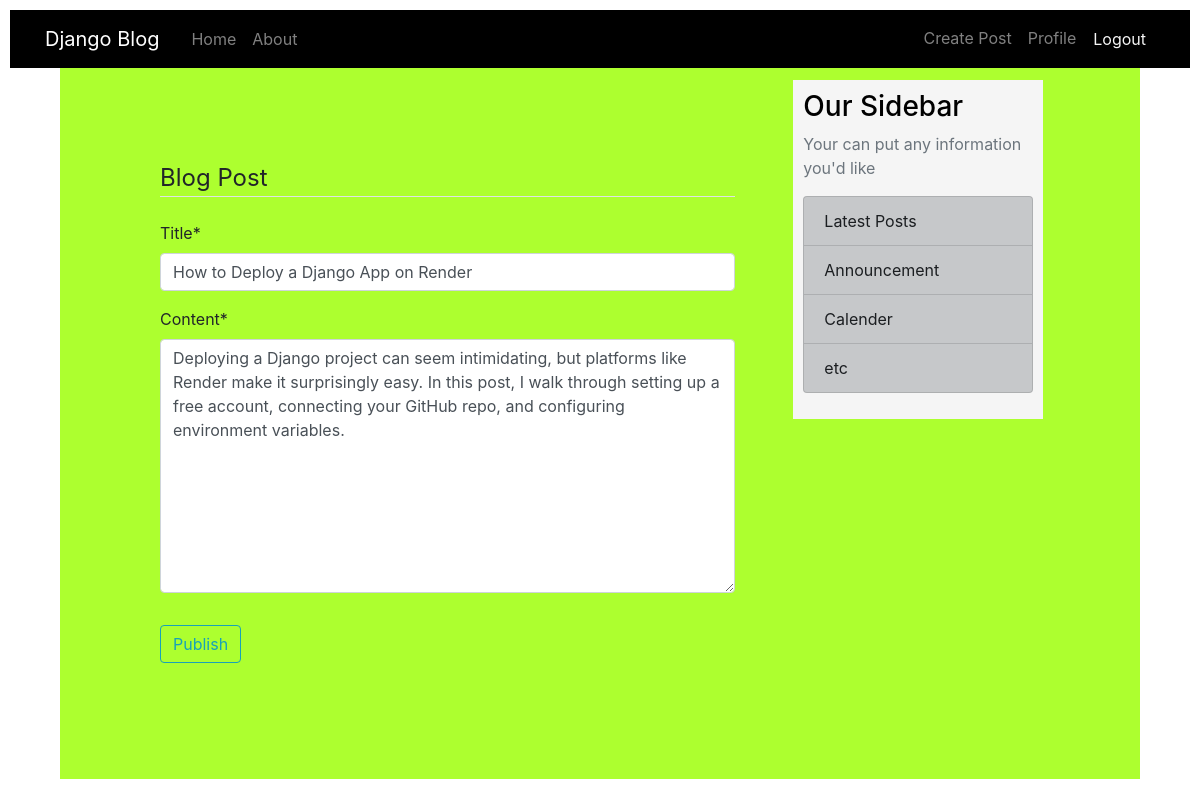
Page /blog/post/18/update/ (signed in) on the committed database.
### blog/models.py (models this page shows, shortened)
class Post(models.Model):
	title=models.CharField(max_length=200)
	content=models.TextField()
	date_posted=models.DateTimeField(default=timezone.now)#auto_now_add=True when we need only date when post is posted , default=timezone.now when we ant to chnage dtae modified
	author=models.ForeignKey(User,on_delete=models.CASCADE)#when we want unique author for his post and also delete post when author deleted

### blog/views.py (the view, shortened to what this page needs)
# urls.py: path('post/<int:pk>/update/', PostUpdateView.as_view(),name='post-update'),#to update new post
class PostUpdateView(LoginRequiredMixin,UserPassesTestMixin,UpdateView):
	model =Post
	fields=['title','content']
	def test_func(self):
		post=self.get_object()
		if self.request.user ==post.author:
			return True
		return False

### blog/templates/blog/post_form.html (shortened to what this page needs)
{% extends "blog/base.html" %}
{% load crispy_forms_tags %}
{% block content %}
	<div class="main">
    <form method="POST">
    	<fieldset class="form-group">
    		<legend class="border-bottom mb-4">
    			Blog Post
    		</legend>
    		{{ form|crispy }}
    	</fieldset>
    	<div class="form-group">
    		<button class="btn btn-outline-info" type="submit">Publish</button>
    	</div>
    </form>
	</div>
{% endblock %}

### blog/static/css/style.css (style rules this page uses)
body { background-color: #fff; }
.main { box-align: center; display: grid; width: 90%; margin: 60px; padding: 20px; background-color: greenyellow; }

### rows in the picture
Post: title "How to Deploy a Django App on Render", content "Deploying a Django project can seem intimidating, but platforms like Render make it surprisingly easy. In this post, I walk through setting up a free account, connecting your GitHub repo, and configuring environment variables."
